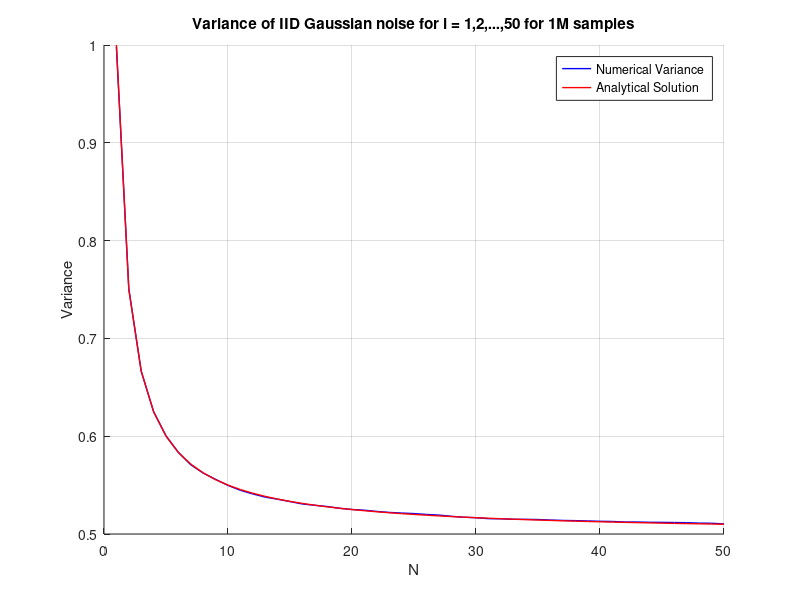

The MATLAB script that drew this image:
clear all;
close all;
% Parameters
num_processes = 50;  % Number of processes i = 1, 2, ..., 50
num_samples = 1000000;  % Number of samples per process
mu_x = 0;            % Mean for all processes

% Initialize variables
xi = zeros(num_processes, num_samples);  % Matrix to store all processes
uN_var = zeros(1, num_processes);        % Store variance of uN[n]
analytical_var = zeros(1, num_processes);% Store analytical variance

% Generate random processes xi[n] with E{xi[n]} = 0 and var = i
for i = 1:num_processes
    sigma_xi = sqrt(i);  % Standard deviation is sqrt(i)
    xi(i, :) = normrnd(mu_x, sigma_xi, 1, num_samples);
end

% Compute uN[n] for N = 1, 2, ..., 50
for N = 1:num_processes
    uN = mean(xi(1:N, :), 1);  % Average of first N processes at each n
    uN_var(N) = var(uN);        % Variance of uN[n]
    
    % Analytical solution: sum of variances divided by N
    analytical_var(N) = (N+1)/(2*N);
end

% Plot the results
figure;
hold on;
plot(1:num_processes, uN_var, 'b-', 'LineWidth', 1);       % Plot variance of uN[n]
plot(1:num_processes, analytical_var, 'r-', 'LineWidth', 1);% Plot analytical variance
xlabel('N');
ylabel('Variance');
legend('Numerical Variance', 'Analytical Solution');
title('Variance of IID Gaussian noise for i = 1,2,...,50 for 1M samples');
grid on;
hold off;
